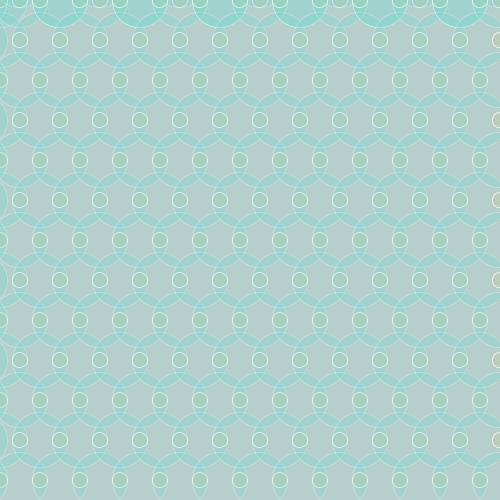
Frame 1 (no input)
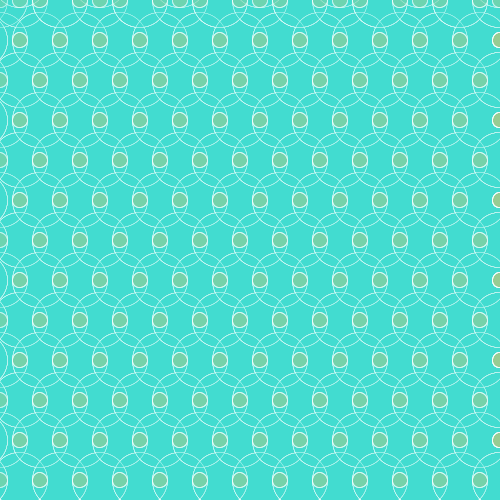
Frame 60 (the mouse pressed at the canvas centre just before this capture)
Frame 120 (the mouse held since frame 60 and released just before this capture): identical to frame 60, image omitted

The Processing sketch that drew these frames (run headless with seeded random() and noise(); from frame 60 on, the mouse is pressed at the canvas centre):

// Processing sketch: processing_87806
// ── processing_87806.pde

void setup(){
size(500,500);
smooth();
}

void draw() {
for (int i = 0; i <= width; i= i+20) {
    for (int j = 0; j <= height; j += 20) {
      
      fill(222, 185, 92, 40);
      strokeWeight(.75);
      stroke(255);
      ellipse(i, j, 15, 15);
      rotate(PI);
      
      fill(61, 224, 209, 40);
      strokeWeight(.25);
      ellipse(i, j, 55, 55);
      rotate(HALF_PI);
      
    }
 }
}
